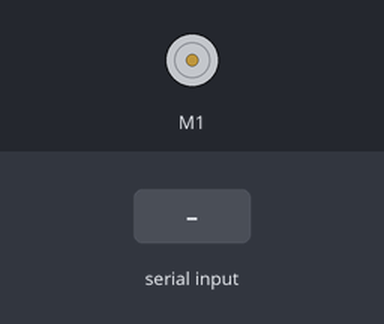
Bench run of a sketch on a simulated Arduino Uno, built with avr-gcc and run on an emulated ATmega328P. Parts: DC motor (green arrow = forward, orange = backward, longer = faster). Inputs (shaded band) come from the test bench.

Above: at 1.2 s.
1.3 s: "F" received over Serial
At 2.5 s:
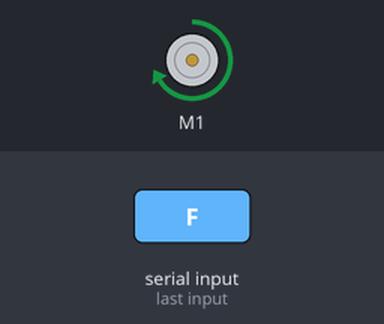
2.8 s: "B" received over Serial
At 3.8 s:
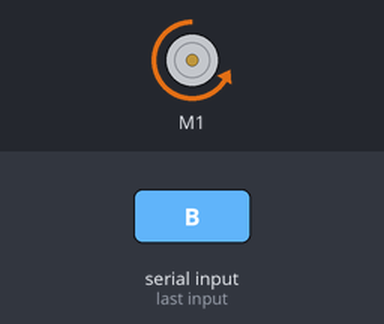
4.3 s: "L" received over Serial
At 5.0 s:
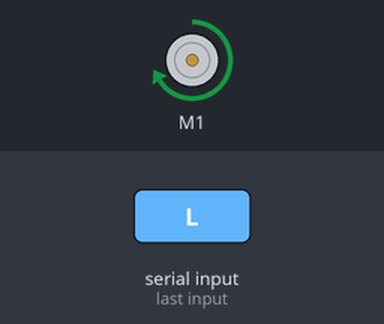
5.8 s: "R" received over Serial
At 6.1 s:
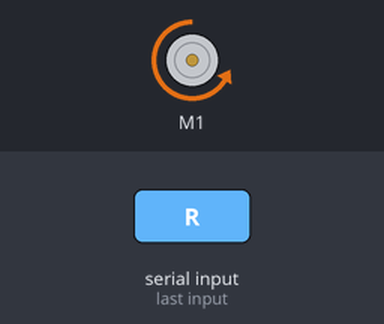
Timing chart, 0 to 8.3 s (numbered marks = the images above; inputs shaded):
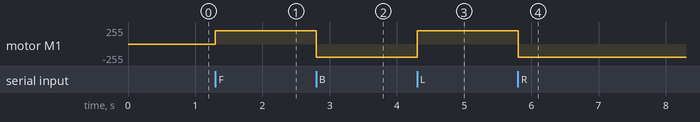

The sketch:

car.ino
```cpp
#include <AFMotor.h>

AF_DCMotor Motor1(1);
/*AF_DCMotor motor2(2);
AF_DCMotor motor3(3);
AF_DCMotor motor4(4);*/

char bt = 'S';
void setup()
{
  Serial.begin(9600);
  Motor1.run(RELEASE);
  Motor1.setSpeed(200);
  /*motor2.setSpeed(255);
  motor3.setSpeed(255);
  motor4.setSpeed(255);
  Stop();*/
}

  void loop() {

    bt = Serial.read();

    if (bt == 'F')
    {
      forward();
    }

    if (bt == 'B')
    {
      backward();
    }

    if (bt == 'L')
    {
      left();
    }

    if (bt == 'R')
    {
      right();
    }

    if (bt == 'S')
    {
      Stop();
    }

  }
  void forward() {
    Motor1.run(FORWARD);
   /* motor2.run(FORWARD);
    motor3.run(FORWARD);
    motor4.run(FORWARD);*/
  }

  void backward()
  {
    Motor1.run(BACKWARD);
   /* motor2.run(BACKWARD);
    motor3.run(BACKWARD);
    motor4.run(BACKWARD);*/
  }

  void left()
  {
    Motor1.run(FORWARD);
   /* motor2.run(FORWARD);
    motor3.run(BACKWARD);
    motor4.run(BACKWARD);*/
  }

  void right() {
    Motor1.run(BACKWARD);
   /* motor2.run(BACKWARD);
    motor3.run(FORWARD);
    motor4.run(FORWARD);*/
  }

  void Stop() {
    Motor1.run(RELEASE);
    /*motor2.run(RELEASE);
    motor3.run(RELEASE);
    motor4.run(RELEASE);*/
  }
```

Measured:
- after the input at 1.3 s, motor M1: stopped → forward 200/255 at once
- after the input at 2.8 s, motor M1: forward 200/255 → backward 200/255 at once
- after the input at 4.3 s, motor M1: backward 200/255 → forward 200/255 at once
- after the input at 5.8 s, motor M1: forward 200/255 → backward 200/255 at once
